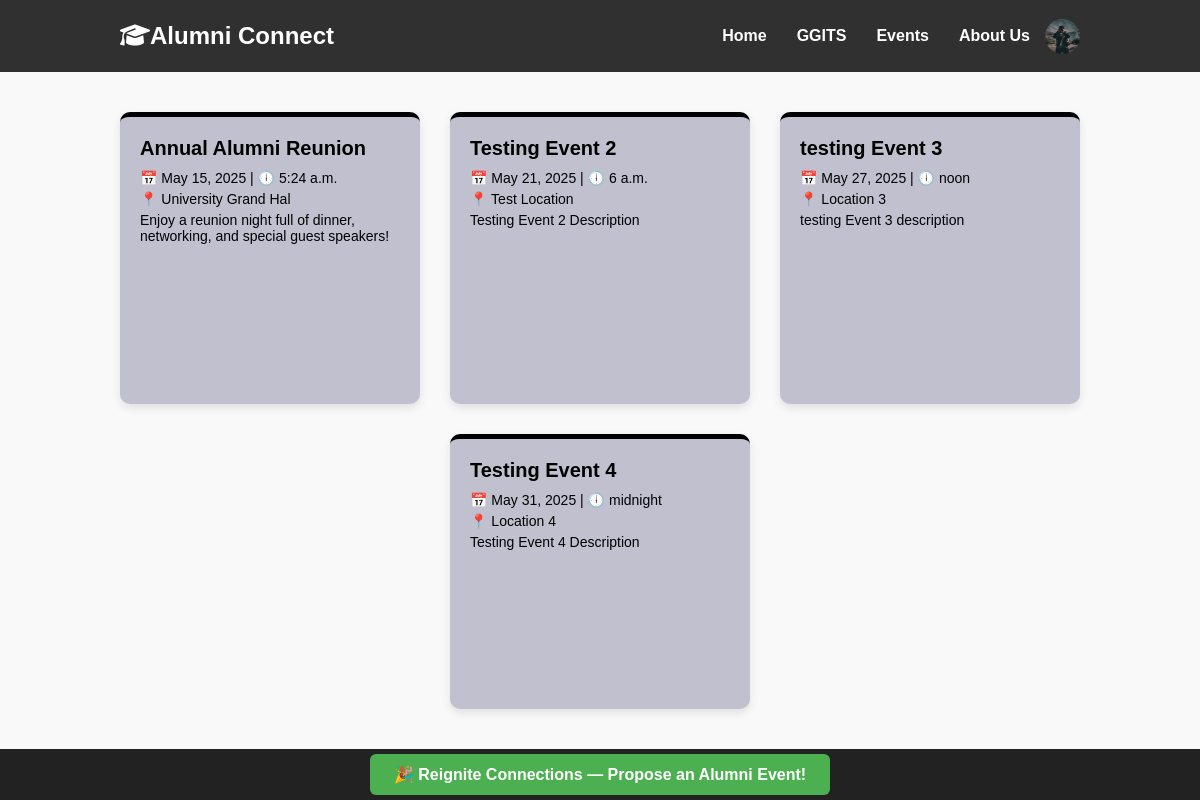
Page /events (signed in) on the committed database.
### alumni/models.py (models this page shows, shortened)
class Events(models.Model):
    title=models.CharField(max_length=200)
    description=models.TextField()
    date=models.DateField()
    time=models.TimeField()
    location=models.CharField(max_length=300)
    is_active=models.BooleanField(default=True)

### alumni/views.py (the view)
# urls.py: path('events',views.events,name='events'),
def events(request):
    profile_pic = request.session.get('profile_pic')
    events=Events.objects.filter(is_active=True).order_by("date").values("title","description","date","time","location")
    params={'profile_pic':profile_pic,'events':events}
    return render(request,'alumni/events.html',params)

### alumni/templates/alumni/events.html (shortened to what this page needs)
<!DOCTYPE html>
<html lang="en">
{% load static %}
<head>
    <link rel="stylesheet" href="{% static 'events.css'%}">
    <link rel="stylesheet" href="https://cdnjs.cloudflare.com/ajax/libs/font-awesome/6.7.2/css/all.min.css"
 />
</head>
<body>
    <header style="background-color: #303030">
        <a href="/" style="text-decoration: none;">
            <h1><i class="fa-solid fa-graduation-cap" style="color: white; "></i>Alumni Connect</h1>
        </a>
        <nav>
            <a href="/">Home</a>
            <a href="https://ggits.org/">GGITS</a>
            <a href="{% url 'events' %}">Events</a>
            <a href="{% url 'about_us' %}">About Us</a>
            {% if request.session.user_id %}
            {% if profile_pic %}
            <label for="dropdown-toggle"><img src="{{ request.session.profile_pic }}" alt="profile"
                    class="profile-pic" /></label>
            {% else %}
            <div class="profile-placeholder">
                {{ request.session.name|slice:":1"|upper }}
            </div>
            {% endif %}
            {% else %}
            <a href="{% url 'signin' %}">Sign In</a>
            {%endif %}
        </nav>
    </header>
    <section class="events">
        {% for event in events %}
        <div class="event-card reunion">
            <h2>{{ event.title }}</h2>
            <p>📅 {{ event.date }} | 🕕 {{ event.time }}</p>
            <p>📍 {{ event.location }}</p>
            <p>{{ event.description }}</p>
        </div>
        {% empty %}
        <p> No Upcoming Events </p>
        {% endfor %}
    </section>
    {% if request.session.role == "Alumni" %}
    <footer class="propose-event-footer">
        <a href="{% url 'propose_event' %}" class="propose-event-button">
            🎉 Reignite Connections — Propose an Alumni Event!
        </a>
    </footer>
    {% endif %}
</body>
</html>

### static/events.css (style rules this page uses)
* { margin: 0; padding: 0; box-sizing: border-box; font-family: "Poppins", sans-serif; }
body { background-color: #f9f9f9; }
header { background-color: #f9f9f9; display: flex; justify-content: space-between; align-items: center; position: sticky; top: 0px; height: 72.15px; }
header h1 { text-align: start; padding: 4px; padding-left: 15vh; font-size: 1.5rem; color: white; }
nav { display: flex; padding-right: 15vh; justify-content: end; align-items: center; }
nav a { margin: 0 15px; color: white; text-decoration: none; font-weight: bold; }
.profile-pic { height: 35px; width: 35px; border-radius: 50%; cursor: pointer; display: flex; border-color: white; }
.events { display: flex; flex-wrap: wrap; justify-content: center; padding: 40px 20px; gap: 30px; }
.event-card { background-color: rgb(192, 192, 207); width: 300px; border-radius: 10px; box-shadow: 0 4px 10px rgba(0,0,0,0.1); padding: 20px; border-top: 5px solid #ddd; transition: transform 0.3s; }
.reunion { border-top-color: #000000; }
.event-card h2 { font-size: 20px; margin-bottom: 10px; }
.event-card p { font-size: 14px; margin: 5px 0; }
body { display: flex; flex-direction: column; min-height: 100vh; }
.events { flex: 1; }
.propose-event-footer { background-color: #222; padding: 1rem 0; text-align: center; }
.propose-event-button { background-color: #4CAF50; color: white; padding: 12px 24px; text-decoration: none; font-size: 1rem; font-weight: bold; border-radius: 6px; transition: background-color 0.3s ease; }

### rows in the picture
Events: title "Annual Alumni Reunion", date "May 15, 2025", time "5:24 a.m.", location "University Grand Hal", description "Enjoy a reunion night full of dinner, networking, and special guest speakers!"
Events: title "Testing Event 2", date "May 21, 2025", time "6 a.m.", location "Test Location", description "Testing Event 2 Description"
Events: title "testing Event 3", date "May 27, 2025", time "noon", location "Location 3", description "testing Event 3 description"
Events: title "Testing Event 4", date "May 31, 2025", time "midnight", location "Location 4", description "Testing Event 4 Description"
